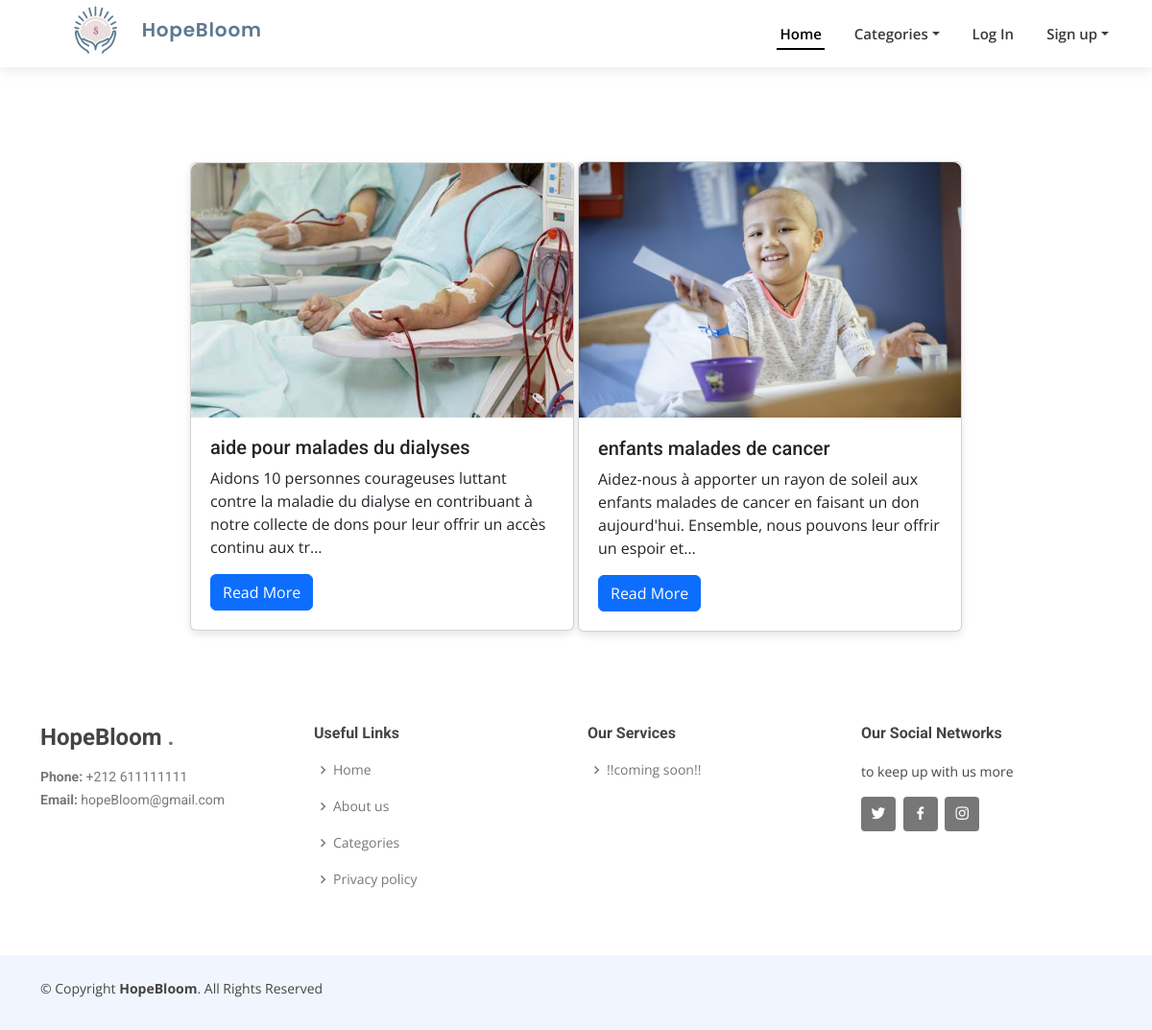
The app's page /categories/Health/ with its own data.
### publications/models.py (models this page shows, shortened)
class Publication(models.Model):
    id=models.AutoField(primary_key=True)
    titre=models.CharField(max_length=150)
    contenu=models.TextField()
    date=models.DateTimeField(default=timezone.now)
    image=models.ImageField(upload_to='photos/%y/%m/%d', blank=True)
    montant=models.DecimalField(max_digits=20,decimal_places=2)
    user=models.ForeignKey(User,on_delete=models.CASCADE,null=True)
    category = models.ForeignKey(Category, on_delete=models.CASCADE,null=True,blank=True)
    objects = models.Manager()

### categories/views.py (the view)
# urls.py: path('Health/',views.health,name='Health'),
def health(request):
    publications= Publication.objects.all()
    categories =Category.objects.all()
    context = {
        'categories': categories,
        'publications': publications
    }
    return render(request, 'categories/health.html', context)

### templates/categories/health.html (shortened to what this page needs)
{% load static %}
<!DOCTYPE html>
 <html>
    <head>
        <link href="{% static  'assets/vendor/aos/aos.css'%}" rel="stylesheet">
        <link href="{% static  'assets/vendor/bootstrap/css/bootstrap.min.css'%}" rel="stylesheet">
        <link href="{% static  'assets/vendor/bootstrap-icons/bootstrap-icons.css'%}" rel="stylesheet">
        <link href="{% static  'assets/vendor/boxicons/css/boxicons.min.css'%}" rel="stylesheet">
        <link href="{% static  'assets/vendor/glightbox/css/glightbox.min.css'%}" rel="stylesheet">
        <link href="{% static  'assets/vendor/swiper/swiper-bundle.min.css'%}" rel="stylesheet">
        <link rel="stylesheet" type="text/css" href="{% static  'assets/css/style.css' %}" >
    </head>
    <body>
        <header id="header" class="d-flex align-items-center">
            <div class="container d-flex align-items-center justify-content-between">
              <h1 class="logo">
                <a href="#">
                  <img src="{% static 'assets/img/bloom.png' %}" alt="">
                    HopeBloom
                </a>
              </h1>
            <nav id="navbar" class="navbar">
                <ul>
                    <li><a class="nav-link scrollto active" href="/">Home</a></li>
                    <li class="nav-item dropdown">
                      <a class="nav-link dropdown-toggle" href="#" id="navbarDropdown" role="button" data-bs-toggle="dropdown" aria-expanded="false">Categories</a>
                    </li>
                    {% if user.is_authenticated %}
                        {%if user.is_donor%}
                          <li><a class="nav-link" href="{% url 'dashboard_donor'%}"><i class="bi bi-person-circle"></i></a></li>
                          {%elif user.is_association%}
                            <li><a class="nav-link" href="{% url 'dashboard_association'%}"><i class="bi bi-person-circle"></i></a></li>
                          {%else%}
                            <li><a class="nav-link" href="{% url 'dashboardAdmin'%}"><i class="bi bi-person-circle"></i></a></li>
                        {% endif %}
                    {% else %}
                      <li>
                        <a class="nav-link" role="button" href="{%url 'DonorSignIn' %}">Log In</a>
                      </li>
                      <li class="nav-item dropdown">
                        <a class="nav-link dropdown-toggle" href="#" id="navbarDropdown" role="button" data-bs-toggle="dropdown" aria-expanded="false">
                          Sign up
                        </a>
                      </li>
                    {% endif%}
                </ul>
            </nav>
            </div>
        </header>
        <main>
            {%  block content %}
                <br>
                <br>
                <br>
                <br>
                <br>
                <br>
                <br>
                {% if publications %}
                <ul class="publication-list">
                    {% for category in categories %}
                        {% if category.name == 'Health' %}
                            {% for publication in publications %}
                                {% if publication.category == category %}
                                    <li class="publication-item" data-aos="zoom-in" data-aos-delay="200">
                                        <div class="card">
                                            <img src="{{ publication.image.url }}" class="publication-img" alt="{{ publication.titre }}">
                                            <div class="publication-content">
                                                <h5 class="card-title">{{ publication.titre }}</h5>
                                                <p class="card-text">{{ publication.contenu | truncatechars:150 }}</p>
                                                <a href="{% url 'detail' publication.id %}" class="btn btn-primary">Read More</a>
                                            </div>
                                        </div>
                                    </li>
                                {% endif %}
                            {% endfor %}
                        {% endif %}
                    {% endfor %}
                {% endif %}
            {%  endblock content %}
        </main>
        <footer id="footer">
            <div class="footer-top">
              <div class="container">
                <div class="row">
                  <div class="col-lg-3 col-md-6 footer-contact">
                    <h3>  HopeBloom <span>.</span></h3>
                    <p>
                      <strong>Phone:</strong> +212 611111111<br>
                      <strong>Email:</strong> hopeBloom@gmail.com<br>
                    </p>
                  </div>
                  <div class="col-lg-3 col-md-6 footer-links">
                    <h4>Useful Links</h4>
                    <ul>
                      <li><i class="bx bx-chevron-right"></i> <a href="#">Home</a></li>
                      <li><i class="bx bx-chevron-right"></i> <a href="#">About us</a></li>
                      <li><i class="bx bx-chevron-right"></i> <a href="#">Categories</a></li>
                      <li><i class="bx bx-chevron-right"></i> <a href="#">Privacy policy</a></li>
                    </ul>
                  </div>
                  <div class="col-lg-3 col-md-6 footer-links">
                    <h4>Our Services</h4>
                    <ul>
                      <li><i class="bx bx-chevron-right"></i> <a href="#"> !!coming soon!!  </a></li>
                    </ul>
                  </div>
                  <div class="col-lg-3 col-md-6 footer-links">
                    <h4>Our Social Networks</h4>
                    <p>to keep up with us more </p>
                    <div class="social-links mt-3">
                      <a href="#" class="twitter"><i class="bx bxl-twitter"></i></a>
                      <a href="#" class="facebook"><i class="bx bxl-facebook"></i></a>
                      <a href="#" class="instagram"><i class="bx bxl-instagram"></i></a>
                    </div>
                  </div>
                </div>
              </div>
            </div>
            <div class="container py-4">
              <div class="copyright">
                &copy; Copyright <strong><span>HopeBloom</span></strong>. All Rights Reserved
              </div>
            </div>
          </footer>
    </body>
</html>

### static/assets/css/style.css (style rules this page uses)
body { font-family: "Open Sans", sans-serif; color: #444444; }
a { color: #585c60; text-decoration: none; }
h1, h2, h3, h4, h5, h6 { font-family: "Roboto", sans-serif; }
#header { background: #fff; transition: all 0.5s; z-index: 997; height: 86px; box-shadow: 0px 2px 15px rgba(0, 0, 0, 0.1); }
#header.fixed-top { height: 70px; }
#header .logo { display: flex; align-items: center; }
#header .logo a { display: flex; align-items: center; text-decoration: none; color: #5d7990; font-size: 20px; font-weight: 600; font-family: "Poppins", sans-serif; letter-spacing: 0.8px; margin: 0; padding: 0; }
#header .logo img { max-height: 70px; margin-left: 10px; }
.navbar { padding: 0; }
.navbar ul { margin: 0; padding: 0; display: flex; list-style: none; align-items: center; }
.navbar li { position: relative; }
.navbar>ul>li { white-space: nowrap; padding: 10px 0 10px 28px; }
.navbar a, .navbar a:focus { display: flex; align-items: center; justify-content: space-between; padding: 0 3px; font-size: 15px; font-weight: 600; color: #3b3a3a; white-space: nowrap; transition: 0.3s; position: relative; }
.navbar>ul>li>a:before { content: ""; position: absolute; width: 100%; height: 2px; bottom: -6px; left: 0; background-color: #000000; visibility: hidden; width: 0px; transition: all 0.3s ease-in-out 0s; }
.navbar a:hover:before, .navbar li:hover>a:before, .navbar .active:before { visibility: visible; width: 100%; }
.navbar a:hover, .navbar .active, .navbar .active:focus, .navbar li:hover>a { color: #000000; }
#footer { background: #fff; padding: 0 0 30px 0; color: #444444; font-size: 14px; background: #f1f6fe; }
#footer .footer-top { padding: 60px 0 30px 0; background: #fff; }
#footer .footer-top .footer-contact { margin-bottom: 30px; }
#footer .footer-top .footer-contact h3 { font-size: 24px; margin: 0 0 15px 0; padding: 2px 0 2px 0; line-height: 1; font-weight: 700; }
#footer .footer-top .footer-contact h3 span { color: #777777; }
#footer .footer-top .footer-contact p { font-size: 14px; line-height: 24px; margin-bottom: 0; font-family: "Roboto", sans-serif; color: #777777; }
#footer .footer-top h4 { font-size: 16px; font-weight: bold; color: #444444; position: relative; padding-bottom: 12px; }
#footer .footer-top .footer-links { margin-bottom: 30px; }
#footer .footer-top .footer-links ul { list-style: none; padding: 0; margin: 0; }
#footer .footer-top .footer-links ul i { padding-right: 2px; color: #777777; font-size: 18px; line-height: 1; }
#footer .footer-top .footer-links ul li { padding: 10px 0; display: flex; align-items: center; }
#footer .footer-top .footer-links ul li:first-child { padding-top: 0; }
#footer .footer-top .footer-links ul a { color: #777777; transition: 0.3s; display: inline-block; line-height: 1; }
#footer .footer-top .social-links a { font-size: 18px; display: inline-block; background: #777777; color: #fff; line-height: 1; padding: 8px 0; margin-right: 4px; border-radius: 4px; text-align: center; width: 36px; height: 36px; transition: 0.3s; }
#footer .copyright { text-align: center; float: left; }

### templates/categories/health.html (style rules this page uses)
.publication-list { list-style: none; padding: 0; text-align: center; }
.publication-item { display: inline-block; margin-bottom: 20px; width: 100%; max-width: 400px; text-align: left; box-shadow: 0 4px 8px rgba(0, 0, 0, 0.1); border-radius: 8px; }
.publication-img { width: 100%; height: auto; border-top-left-radius: 8px; border-top-right-radius: 8px; }
.publication-content { padding: 20px; }

### records on screen
Publication: image (picture), titre "aide pour malades du dialyses", contenu "Aidons 10 personnes courageuses luttant contre la maladie du dialyse en contribuant à notre collecte de dons pour leur offrir un accès continu aux tr…"
Publication: image (picture), titre "enfants malades de cancer", contenu "Aidez-nous à apporter un rayon de soleil aux enfants malades de cancer en faisant un don aujourd'hui. Ensemble, nous pouvons leur offrir un espoir et…"
